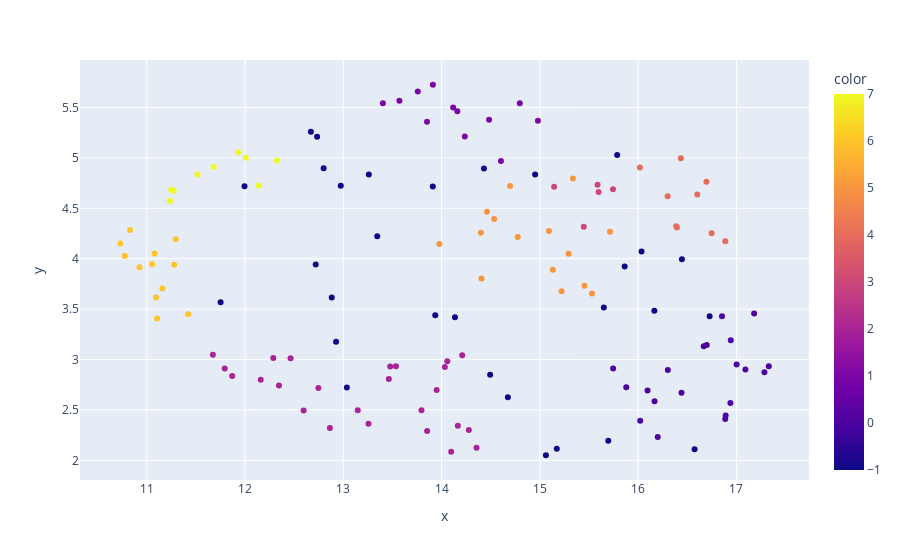

The code cell stored with this chart in its notebook:
### Markdown cell above
If you hover over the data points below, you can identify the token. The color corresponds to the cluster in five dimension. After identification of the tokens per cluster, we only keep groups of tokens where the majority of tokens has a clear relationship to the topic climate change. If you take a look in the output of the cell above, you can eamine this process and the final (cleaned) climate change wordlist.

### Code cell
import plotly.express as px

dim_reducer = umap.UMAP(n_components=2, metric = "cosine", random_state = 42)
dim_reducer.fit(ccv_word_vectors)
U = dim_reducer.transform(ccv_word_vectors)

px.scatter(x = U[:, 0], y = U[:, 1], hover_name = ccv_word_vectors.index, color = labels)

### Figure 1 — Plotly figure (JSON) as saved in the notebook; plotly's stock layout.template omitted (floating-point values rounded to 4 significant figures; data arrays with more than 128 entries replaced by an {"elided": "..."} marker saying what was removed)
{"data": [{"hovertemplate": "<b>%{hovertext}</b><br><br>x=%{x}<br>y=%{y}<br>color=%{marker.color}<extra></extra>", "hovertext": {"elided": "137 str values"}, "legendgroup": "", "marker": {"color": {"elided": "137 int values"}, "coloraxis": "coloraxis", "symbol": "circle"}, "mode": "markers", "name": "", "orientation": "v", "showlegend": false, "type": "scatter", "x": {"elided": "137 float values"}, "xaxis": "x", "y": {"elided": "137 float values"}, "yaxis": "y"}], "layout": {"coloraxis": {"colorbar": {"title": {"text": "color"}}, "colorscale": [[0, "#0d0887"], [0.1111, "#46039f"], [0.2222, "#7201a8"], [0.3333, "#9c179e"], [0.4444, "#bd3786"], [0.5556, "#d8576b"], [0.6667, "#ed7953"], [0.7778, "#fb9f3a"], [0.8889, "#fdca26"], [1, "#f0f921"]]}, "legend": {"tracegroupgap": 0}, "margin": {"t": 60}, "xaxis": {"anchor": "y", "domain": [0, 1], "title": {"text": "x"}}, "yaxis": {"anchor": "x", "domain": [0, 1], "title": {"text": "y"}}}}
